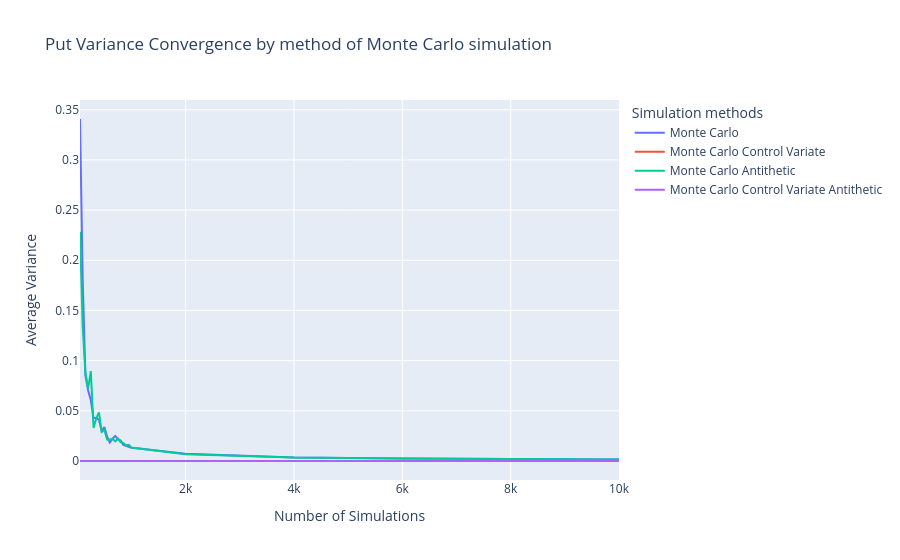

Notebook code cell kept with this figure:
### Code cell
fig = go.Figure()

# Courbe 1 : Moyenne
fig.add_trace(go.Scatter(
    x=df_put_mc.index,
    y=df_put_mc["var_normalized"],
    mode='lines',
    name='Monte Carlo'
))

fig.add_trace(go.Scatter(
    x=df_put_mc_cv.index,
    y=df_put_mc_cv["var_normalized"],
    mode='lines',
    name='Monte Carlo Control Variate'
))

fig.add_trace(go.Scatter(
    x=df_put_mc_an.index,
    y=df_put_mc_an["var_normalized"],
    mode='lines',
    name='Monte Carlo Antithetic'
))

fig.add_trace(go.Scatter(
    x=df_put_mc_an_cv.index,
    y=df_put_mc_an_cv["var_normalized"],
    mode='lines',
    name='Monte Carlo Control Variate Antithetic'
))

fig.update_layout(
    title="Put Variance Convergence by method of Monte Carlo simulation",
    xaxis_title="Number of Simulations",
    yaxis_title="Average Variance",
    legend_title="Simulation methods"
)

fig.show()

### Figure 1 — Plotly figure (JSON) as saved in the notebook; plotly's stock layout.template omitted (floating-point values rounded to 4 significant figures)
{"data": [{"mode": "lines", "name": "Monte Carlo", "type": "scatter", "x": [50, 100, 150, 200, 250, 300, 350, 400, 450, 500, 550, 600, 650, 700, 750, 800, 850, 900, 950, 1000, 2000, 4000, 6000, 8000, 10000], "y": [0.3408, 0.1795, 0.0853, 0.07028, 0.06051, 0.04268, 0.04307, 0.04105, 0.02982, 0.0338, 0.02438, 0.01836, 0.02198, 0.02499, 0.02181, 0.02036, 0.01613, 0.01505, 0.01418, 0.01325, 0.007263, 0.003501, 0.002463, 0.001915, 0.001439]}, {"mode": "lines", "name": "Monte Carlo Control Variate", "type": "scatter", "x": [50, 100, 150, 200, 250, 300, 350, 400, 450, 500, 550, 600, 650, 700, 750, 800, 850, 900, 950, 1000, 2000, 4000, 6000, 8000, 10000], "y": [0.0, 4.98e-34, 1.324e-33, 2.478e-34, 1.782e-33, 6.596e-34, 5.651e-34, 1.236e-34, 1.098e-34, 8.892e-34, 3.592e-34, 3.292e-34, 3.039e-34, 2.821e-34, 6.583e-35, 6.171e-35, 5.807e-35, 2.194e-34, 2.078e-34, 4.442e-34, 2.22e-34, 1.11e-34, 8.219e-36, 5.547e-35, 1.972e-35]}, {"mode": "lines", "name": "Monte Carlo Antithetic", "type": "scatter", "x": [50, 100, 150, 200, 250, 300, 350, 400, 450, 500, 550, 600, 650, 700, 750, 800, 850, 900, 950, 1000, 2000, 4000, 6000, 8000, 10000], "y": [0.2284, 0.134, 0.088, 0.07237, 0.08958, 0.03291, 0.04248, 0.04834, 0.02895, 0.03095, 0.02127, 0.02107, 0.0224, 0.0196, 0.0224, 0.01876, 0.01788, 0.01556, 0.0161, 0.01351, 0.00677, 0.003412, 0.002505, 0.001805, 0.00149]}, {"mode": "lines", "name": "Monte Carlo Control Variate Antithetic", "type": "scatter", "x": [50, 100, 150, 200, 250, 300, 350, 400, 450, 500, 550, 600, 650, 700, 750, 800, 850, 900, 950, 1000, 2000, 4000, 6000, 8000, 10000], "y": [0.0, 4.98e-34, 1.324e-33, 2.478e-34, 1.782e-33, 6.596e-34, 5.651e-34, 1.236e-34, 1.098e-34, 8.892e-34, 3.592e-34, 3.292e-34, 3.039e-34, 2.821e-34, 6.583e-35, 6.171e-35, 5.807e-35, 2.194e-34, 2.078e-34, 4.442e-34, 2.22e-34, 1.11e-34, 8.219e-36, 5.547e-35, 1.972e-35]}], "layout": {"legend": {"title": {"text": "Simulation methods"}}, "title": {"text": "Put Variance Convergence by method of Monte Carlo simulation"}, "xaxis": {"title": {"text": "Number of Simulations"}}, "yaxis": {"title": {"text": "Average Variance"}}}}
